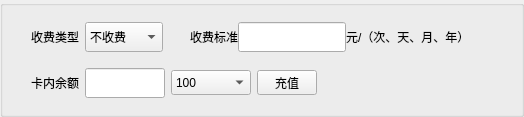
        <widget class="QGroupBox" name="group_card_fee">
         <property name="title">
          <string/>
         </property>
         <layout class="QVBoxLayout" name="verticalLayout_22">
          <item>
           <layout class="QHBoxLayout" name="horizontalLayout_41">
            <property name="leftMargin">
             <number>5</number>
            </property>
            <item>
             <widget class="QLabel" name="label_20">
              <property name="minimumSize">
               <size>
                <width>60</width>
                <height>25</height>
               </size>
              </property>
              <property name="maximumSize">
               <size>
                <width>16777215</width>
                <height>25</height>
               </size>
              </property>
              <property name="text">
               <string>收费类型</string>
              </property>
              <property name="alignment">
               <set>Qt::AlignRight|Qt::AlignTrailing|Qt::AlignVCenter</set>
              </property>
             </widget>
            </item>
            <item>
             <widget class="QComboBox" name="combo_cardfee_type">
              <property name="sizePolicy">
               <sizepolicy hsizetype="Expanding" vsizetype="Fixed">
                <horstretch>0</horstretch>
                <verstretch>0</verstretch>
               </sizepolicy>
              </property>
              <property name="minimumSize">
               <size>
                <width>0</width>
                <height>30</height>
               </size>
              </property>
              <property name="maximumSize">
               <size>
                <width>150</width>
                <height>30</height>
               </size>
              </property>
              <item>
               <property name="text">
                <string>不收费</string>
               </property>
              </item>
              <item>
               <property name="text">
                <string>按次收费</string>
               </property>
              </item>
              <item>
               <property name="text">
                <string>按天收费</string>
               </property>
              </item>
              <item>
               <property name="text">
                <string>包月</string>
               </property>
              </item>
              <item>
               <property name="text">
                <string>包年</string>
               </property>
              </item>
             </widget>
            </item>
            <item>
             <widget class="QWidget" name="widget_chargestandard" native="true">
              <property name="minimumSize">
               <size>
                <width>110</width>
                <height>40</height>
               </size>
              </property>
              <layout class="QHBoxLayout" name="horizontalLayout_68">
               <property name="spacing">
                <number>0</number>
               </property>
               <property name="leftMargin">
                <number>9</number>
               </property>
               <property name="topMargin">
                <number>0</number>
               </property>
               <property name="rightMargin">
                <number>0</number>
               </property>
               <property name="bottomMargin">
                <number>0</number>
               </property>
               <item>
                <widget class="QLabel" name="label_21">
                 <property name="minimumSize">
                  <size>
                   <width>60</width>
                   <height>25</height>
                  </size>
                 </property>
                 <property name="maximumSize">
                  <size>
                   <width>60</width>
                   <height>25</height>
                  </size>
                 </property>
                 <property name="text">
                  <string>收费标准</string>
                 </property>
                 <property name="alignment">
                  <set>Qt::AlignRight|Qt::AlignTrailing|Qt::AlignVCenter</set>
                 </property>
                </widget>
               </item>
               <item>
                <widget class="QLineEdit" name="lineEdit_chargestandard">
                 <property name="sizePolicy">
                  <sizepolicy hsizetype="Expanding" vsizetype="Expanding">
                   <horstretch>0</horstretch>
                   <verstretch>0</verstretch>
                  </sizepolicy>
                 </property>
                 <property name="maximumSize">
                  <size>
                   <width>150</width>
                   <height>30</height>
                  </size>
                 </property>
                </widget>
               </item>
               <item>
                <widget class="QLabel" name="label_22">
                 <property name="minimumSize">
                  <size>
                   <width>0</width>
                   <height>25</height>
                  </size>
                 </property>
                 <property name="maximumSize">
                  <size>
                   <width>16777215</width>
                   <height>25</height>
                  </size>
                 </property>
                 <property name="text">
                  <string>元/（次、天、月、年）</string>
                 </property>
                </widget>
               </item>
              </layout>
              <zorder>label_22</zorder>
              <zorder>label_21</zorder>
              <zorder>lineEdit_chargestandard</zorder>
             </widget>
            </item>
            <item>
             <spacer name="horizontalSpacer_36">
              <property name="orientation">
               <enum>Qt::Horizontal</enum>
              </property>
              <property name="sizeHint" stdset="0">
               <size>
                <width>40</width>
                <height>20</height>
               </size>
              </property>
             </spacer>
            </item>
           </layout>
          </item>
          <item>
           <widget class="QWidget" name="widget_card_value" native="true">
            <property name="minimumSize">
             <size>
              <width>100</width>
              <height>40</height>
             </size>
            </property>
            <layout class="QVBoxLayout" name="verticalLayout_47">
             <property name="spacing">
              <number>0</number>
             </property>
             <property name="leftMargin">
              <number>0</number>
             </property>
             <property name="topMargin">
              <number>0</number>
             </property>
             <property name="rightMargin">
              <number>0</number>
             </property>
             <property name="bottomMargin">
              <number>0</number>
             </property>
             <item>
              <layout class="QHBoxLayout" name="horizontalLayout_27">
               <property name="spacing">
                <number>6</number>
               </property>
               <property name="leftMargin">
                <number>5</number>
               </property>
               <item>
                <widget class="QLabel" name="label_16">
                 <property name="minimumSize">
                  <size>
                   <width>60</width>
                   <height>0</height>
                  </size>
                 </property>
                 <property name="text">
                  <string>卡内余额</string>
                 </property>
                 <property name="alignment">
                  <set>Qt::AlignRight|Qt::AlignTrailing|Qt::AlignVCenter</set>
                 </property>
                </widget>
               </item>
               <item>
                <widget class="QLineEdit" name="lineEdit_freefee">
                 <property name="sizePolicy">
                  <sizepolicy hsizetype="Expanding" vsizetype="Expanding">
                   <horstretch>0</horstretch>
                   <verstretch>0</verstretch>
                  </sizepolicy>
                 </property>
                 <property name="minimumSize">
                  <size>
                   <width>80</width>
                   <height>30</height>
                  </size>
                 </property>
                 <property name="maximumSize">
                  <size>
                   <width>80</width>
                   <height>30</height>
                  </size>
                 </property>
                </widget>
               </item>
               <item>
                <widget class="QComboBox" name="combox_recharge_value">
                 <property name="sizePolicy">
                  <sizepolicy hsizetype="Expanding" vsizetype="Fixed">
                   <horstretch>0</horstretch>
                   <verstretch>0</verstretch>
                  </sizepolicy>
                 </property>
                 <property name="minimumSize">
                  <size>
                   <width>0</width>
                   <height>25</height>
                  </size>
                 </property>
                 <property name="maximumSize">
                  <size>
                   <width>80</width>
                   <height>25</height>
                  </size>
                 </property>
                 <item>
                  <property name="text">
                   <string>100</string>
                  </property>
                 </item>
                 <item>
                  <property name="text">
                   <string>200</string>
                  </property>
                 </item>
                 <item>
                  <property name="text">
                   <string>300</string>
                  </property>
                 </item>
                 <item>
                  <property name="text">
                   <string>400</string>
                  </property>
                 </item>
                 <item>
                  <property name="text">
                   <string>500</string>
                  </property>
                 </item>
                </widget>
               </item>
               <item>
                <widget class="QPushButton" name="btn_user_recharge">
                 <property name="minimumSize">
                  <size>
                   <width>0</width>
                   <height>25</height>
                  </size>
                 </property>
                 <property name="maximumSize">
                  <size>
                   <width>60</width>
                   <height>25</height>
                  </size>
                 </property>
                 <property name="text">
                  <string>充值</string>
                 </property>
                </widget>
               </item>
               <item>
                <spacer name="horizontalSpacer_27">
                 <property name="orientation">
                  <enum>Qt::Horizontal</enum>
                 </property>
                 <property name="sizeHint" stdset="0">
                  <size>
                   <width>40</width>
                   <height>20</height>
                  </size>
                 </property>
                </spacer>
               </item>
              </layout>
             </item>
            </layout>
           </widget>
          </item>
         </layout>
        </widget>
